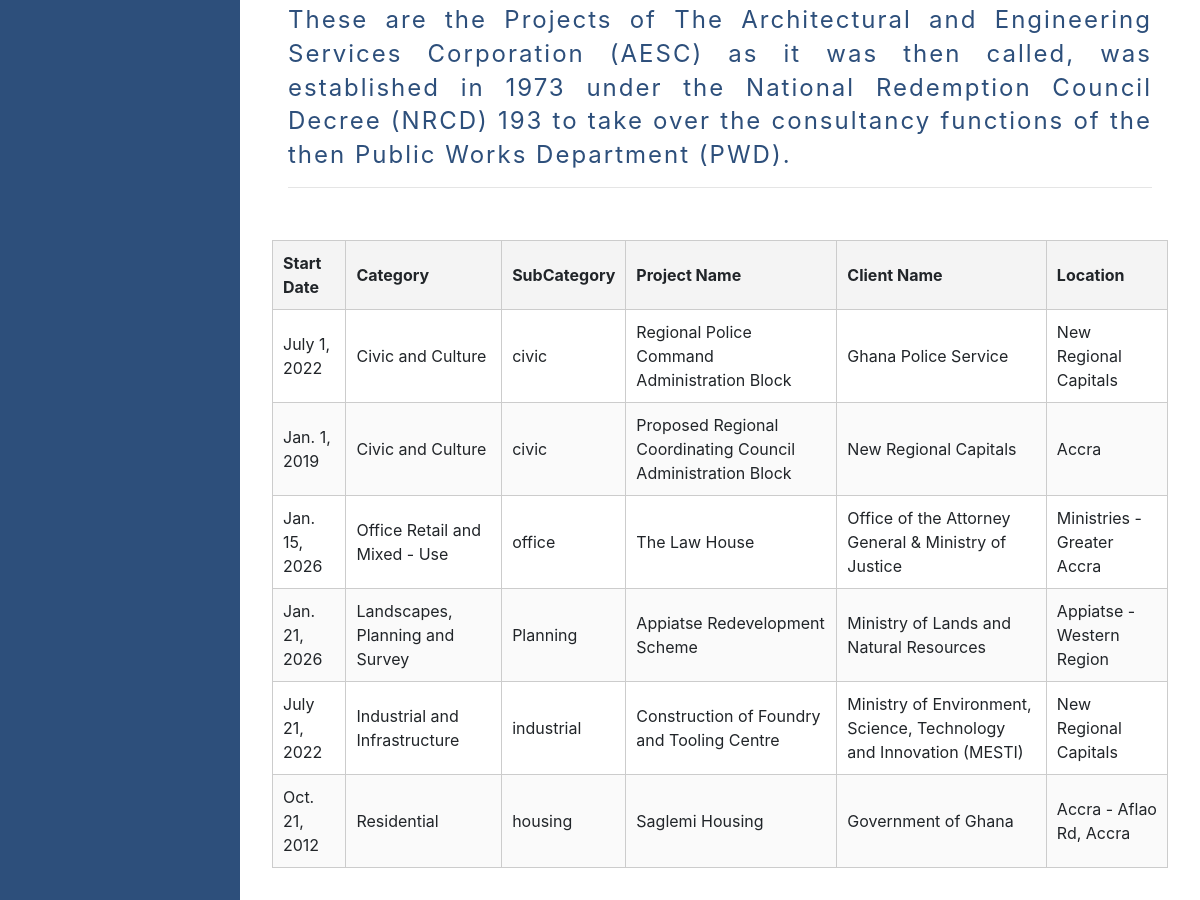
The page /projects/projects-list/ (middle part) on the database as committed earlier.
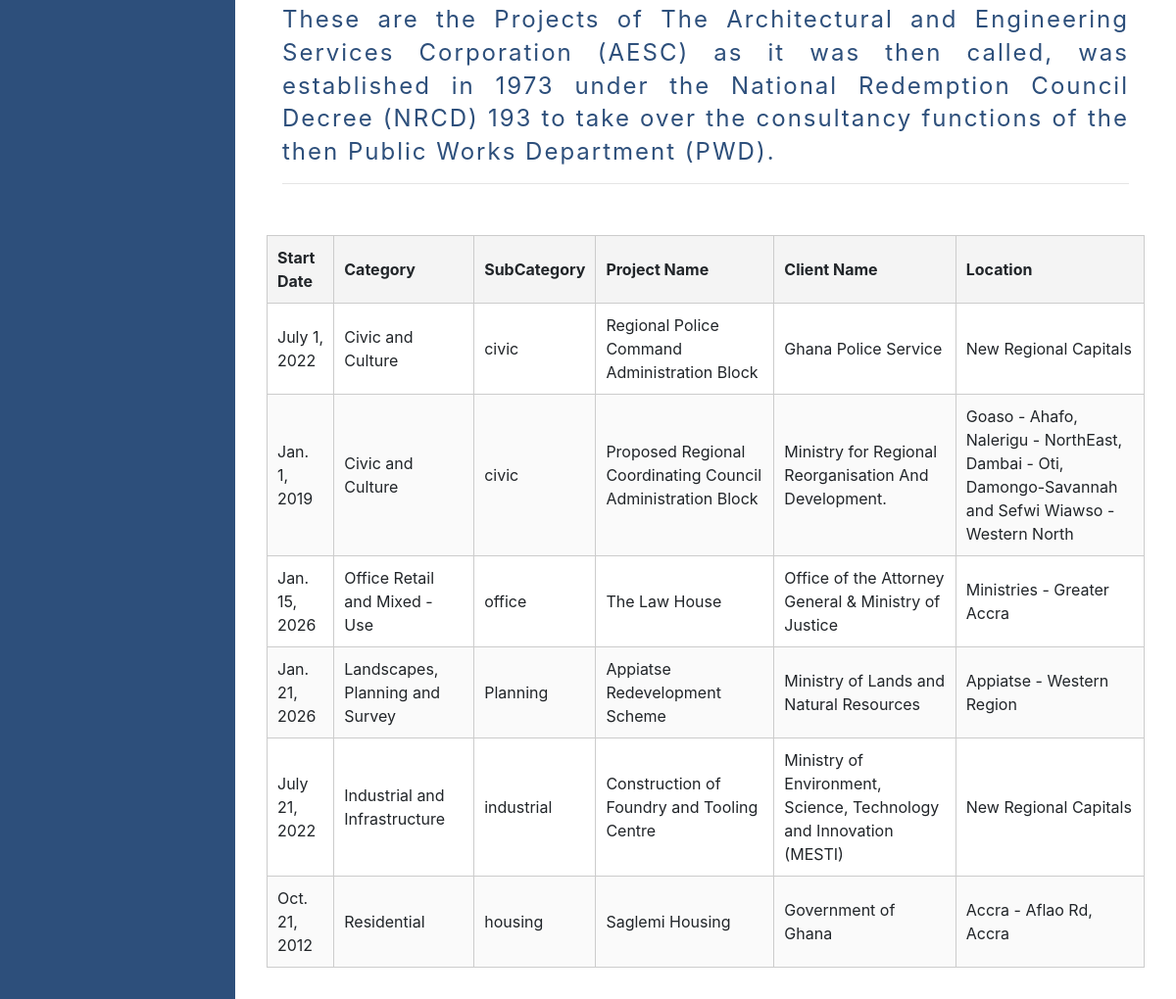
The same page on the database as committed later.
### frontend/models.py (models this page shows, shortened)
class ImageOptimizeMixin:
    IMAGE_MAX_SIZE = (1200, 1200)
    IMAGE_QUALITY = 85

class Project(models.Model, ImageOptimizeMixin):
    title = models.CharField(max_length=200)
    client = models.CharField(max_length=200)
    location = models.CharField(max_length=300, default="Accra")
    picture = models.ImageField(
        upload_to="projects/main_pictures/", blank=True, null=True, max_length=200
    )
    little_text_details = models.TextField()
    project_coordinator = models.CharField(max_length=150)
    project_leaders = models.ManyToManyField(ProjectLeader, related_name="projects")
    other_team_members = models.ManyToManyField(
        ProjectTeamMember, related_name="projects", blank=True
    )
    total_floor_area = models.CharField(max_length=100)
    start_date = models.DateField()
    completed_date = models.DateField(blank=True, null=True)
    job_sheets = models.CharField(max_length=300, blank=True)
    certificate = models.CharField(max_length=300, blank=True)
    category = models.ForeignKey(
        ProjectCategory, on_delete=models.SET_NULL, null=True, related_name="projects"
    )
    created_at = models.DateTimeField(auto_now_add=True)
    slug = models.SlugField(
        max_length=250,
        blank=True,
        help_text="Auto-generated from title for clean URLs",
    )

class ProjectCategory(models.Model):
    name = models.CharField(max_length=100, unique=True)
    slug = models.SlugField(unique=True, blank=True)
    def __str__(self):
        return self.name

### frontend/views.py (the view)
class ProjectListView(View):
    def get(self, request):
        projects = Project.objects.all()
        context = {"title": "Projects List", "projects": projects}
        return render(request, "frontend/project_list.html", context)

### templates/frontend/project_list.html (shortened to what this page needs)
{% extends 'base.html' %} {% load static %} {% block content %}
<section class="projects__text">
    <p>
        These are the Projects of The Architectural and Engineering Services
        Corporation (AESC) as it was then called, was established in 1973 under
        the National Redemption Council Decree (NRCD) 193 to take over the
        consultancy functions of the then Public Works Department (PWD).
    </p>
    <hr />
</section>
<section class="projects__list">
    <table>
        <thead>
            <tr>
                <th>Start Date</th>
                <th>Category</th>
                <th>SubCategory</th>
                <th>Project Name</th>
                <th>Client Name</th>
                <th>Location</th>
            </tr>
        </thead>
        <tbody>
            {% for project in projects %}
            <tr
                onclick="window.location='{% url 'project_detail' project.pk %}'"
                style="cursor: pointer"
            >
                <a href="{% url 'project_detail' project.pk %}">
                    <td>{{ project.start_date }}</td>
                    <td>{{ project.category }}</td>
                    <td>{{ project.category.slug }}</td>
                    <td>{{ project.title }}</td>
                    <td>{{ project.client }}</td>
                    <td>{{ project.location }}</td>
                </a>
            </tr>
            {% endfor %}
        </tbody>
    </table>
</section>
{% endblock content %}

Rows that differ between the two databases and show on the page:
changed Project "Proposed Regional Coordinating Council Administration Block": client "New Regional Capitals" → "Ministry for Regional Reorganisation And Development."; location "Accra" → "Goaso - Ahafo, Nalerigu - NorthEast, Dambai - Oti, Damongo-Savannah and Sefwi Wiawso -Western North"
